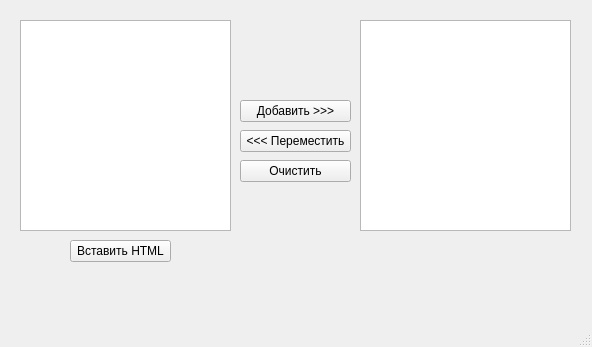
<?xml version="1.0" encoding="UTF-8"?>
<ui version="4.0">
 <class>MainWindow</class>
 <widget class="QMainWindow" name="MainWindow">
  <property name="geometry">
   <rect>
    <x>0</x>
    <y>0</y>
    <width>592</width>
    <height>347</height>
   </rect>
  </property>
  <property name="windowTitle">
   <string>Перемещение текста</string>
  </property>
  <widget class="QWidget" name="centralwidget">
   <widget class="QTextEdit" name="firstTextEdit">
    <property name="geometry">
     <rect>
      <x>20</x>
      <y>20</y>
      <width>211</width>
      <height>211</height>
     </rect>
    </property>
   </widget>
   <widget class="QTextEdit" name="secondTextEdit">
    <property name="geometry">
     <rect>
      <x>360</x>
      <y>20</y>
      <width>211</width>
      <height>211</height>
     </rect>
    </property>
   </widget>
   <widget class="QPushButton" name="addButton">
    <property name="geometry">
     <rect>
      <x>240</x>
      <y>100</y>
      <width>111</width>
      <height>22</height>
     </rect>
    </property>
    <property name="text">
     <string>Добавить &gt;&gt;&gt;</string>
    </property>
   </widget>
   <widget class="QPushButton" name="moveButton">
    <property name="geometry">
     <rect>
      <x>240</x>
      <y>130</y>
      <width>111</width>
      <height>22</height>
     </rect>
    </property>
    <property name="text">
     <string>&lt;&lt;&lt; Переместить</string>
    </property>
   </widget>
   <widget class="QPushButton" name="addHtmlButton">
    <property name="geometry">
     <rect>
      <x>70</x>
      <y>240</y>
      <width>101</width>
      <height>22</height>
     </rect>
    </property>
    <property name="text">
     <string>Вставить HTML</string>
    </property>
   </widget>
   <widget class="QPushButton" name="clearButton">
    <property name="geometry">
     <rect>
      <x>240</x>
      <y>160</y>
      <width>111</width>
      <height>22</height>
     </rect>
    </property>
    <property name="text">
     <string>Очистить</string>
    </property>
   </widget>
  </widget>
  <widget class="QMenuBar" name="menubar">
   <property name="geometry">
    <rect>
     <x>0</x>
     <y>0</y>
     <width>592</width>
     <height>21</height>
    </rect>
   </property>
  </widget>
  <widget class="QStatusBar" name="statusbar"/>
 </widget>
 <resources/>
 <connections/>
</ui>
